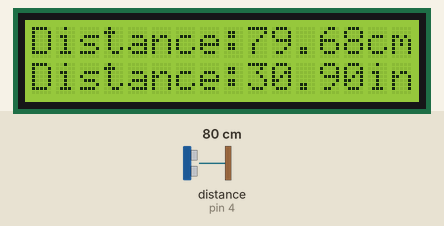
The sketch below on a simulated Arduino Uno, built with avr-gcc and run on an emulated ATmega328P. Parts: 16×2 character LCD. Wiring (inferred from the names in the program): ultrasonic range finder: trigger pin 3; echo pin 4. The inputs (shaded band) are chosen by the test bench; at power-on: distance to the obstacle (sensor on pin 4) 80 cm. The echo pulse lasts 58.3 µs per cm; what the sketch prints to the serial monitor is not drawn.

Above: at 1.2 s.
1.3 s: distance to the obstacle (sensor on pin 4) set to 2 cm
At 3.0 s:
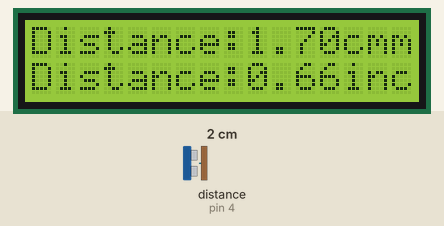
3.3 s: distance to the obstacle (sensor on pin 4) set to 18 cm
At 5.1 s:
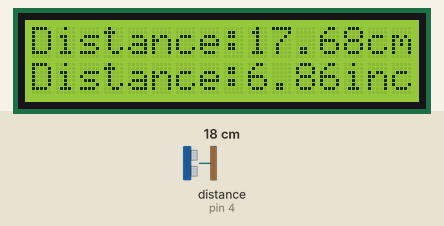
5.4 s: distance to the obstacle (sensor on pin 4) set to 299 cm
At 6.7 s:
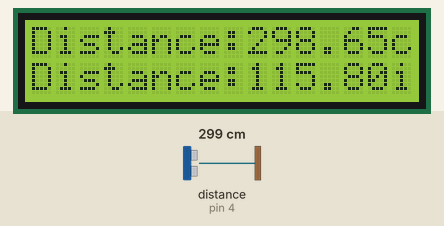
7.0 s: distance to the obstacle (sensor on pin 4) set to 4 cm
At 8.4 s:
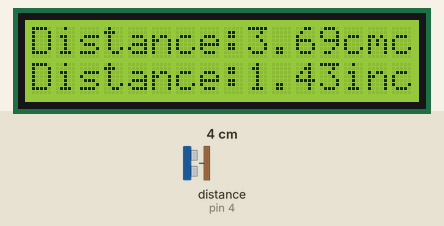
8.7 s: distance to the obstacle (sensor on pin 4) set to 35 cm
At 10.0 s:
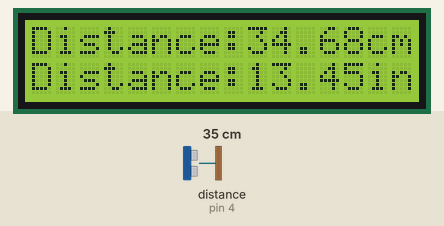
10.3 s: distance to the obstacle (sensor on pin 4) set to 9 cm
At 11.4 s:
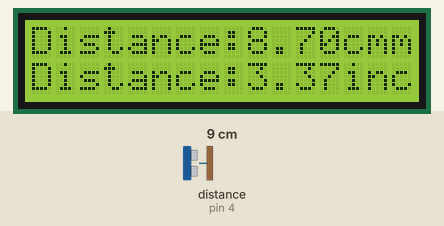
Timing chart, 0 to 12.9 s (numbered marks = the images above; inputs shaded):
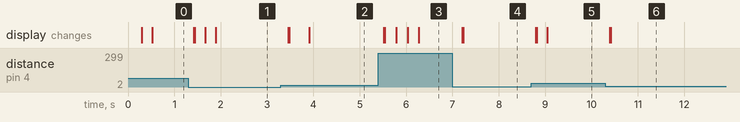

Measured:
- after the input at 1.3 s, the display: first changes after 0.12 s (image 1 shows a later state)
- after the input at 3.3 s, the display: first changes after 0.16 s (image 2 shows a later state)
- after the input at 5.4 s, the display: first changes after 0.12 s (image 3 shows a later state)
- after the input at 7.0 s, the display: first changes after 0.21 s (image 4 shows a later state)
- after the input at 8.7 s, the display: first changes after 0.09 s (image 5 shows a later state)
- after the input at 10.3 s, the display: first changes after 0.09 s (image 6 shows a later state)

The sketch:

HCSR04_LCD_show_Distance.ino
```cpp
//Using the Ultrasonic sensor to measure the distance (sensor and object)
//it will show the distance unit is CM and inch;
// defines pins numbers
const int trigPin = 3;
const int echoPin = 4;
// defines variables
long duration;
int distance;
// include the library code:
#include <LiquidCrystal.h>

// initialize the library with the numbers of the interface pins
LiquidCrystal lcd(7, 8, 9, 10, 11, 12);
void setup() {
  pinMode(trigPin, OUTPUT); // Sets the trigPin as an Output
  pinMode(echoPin, INPUT); // Sets the echoPin as an Input
  Serial.begin(9600); // Starts the serial communication
   // set up the LCD's number of columns and rows:
  lcd.begin(16, 2);
}
void loop() {
   delay(200);
 digitalWrite(trigPin, LOW);
  delayMicroseconds(2);
  digitalWrite(trigPin, HIGH);
  delayMicroseconds(10);
  digitalWrite(trigPin, LOW);
  duration = pulseIn(echoPin, HIGH);
  //lcd.clear();
 float  distanceCm = duration * 0.0343 / 2;
 float distanceInch = duration * 0.0133 / 2;
  lcd.setCursor(0, 0); // Sets the location at which subsequent text written to the LCD will be displayed
  lcd.print("Distance:"); // Prints string "Distance" on the LCD
  lcd.print(distanceCm); // Prints the distance value from the sensor
  Serial.print(distanceCm);
  lcd.print("cm");
  delay(10);
  lcd.setCursor(0, 1);
  lcd.print("Distance:");
  lcd.print(distanceInch);
  lcd.print("inch");
  delay(10);

}
```
